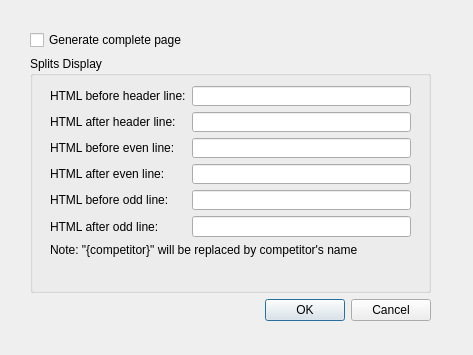
<?xml version="1.0" encoding="UTF-8"?>
<ui version="4.0">
 <class>HtmlOptionsDialog</class>
 <widget class="QDialog" name="HtmlOptionsDialog">
  <property name="geometry">
   <rect>
    <x>0</x>
    <y>0</y>
    <width>473</width>
    <height>355</height>
   </rect>
  </property>
  <property name="windowTitle">
   <string>HTML Options</string>
  </property>
  <widget class="QWidget" name="layoutWidget">
   <property name="geometry">
    <rect>
     <x>30</x>
     <y>30</y>
     <width>401</width>
     <height>291</height>
    </rect>
   </property>
   <layout class="QVBoxLayout" name="verticalLayout">
    <item>
     <widget class="QCheckBox" name="wholePageCheckBox">
      <property name="text">
       <string>Generate complete page</string>
      </property>
     </widget>
    </item>
    <item>
     <widget class="QGroupBox" name="groupBox">
      <property name="title">
       <string>Splits Display</string>
      </property>
      <widget class="QWidget" name="layoutWidget">
       <property name="geometry">
        <rect>
         <x>20</x>
         <y>30</y>
         <width>361</width>
         <height>171</height>
        </rect>
       </property>
       <layout class="QFormLayout" name="formLayout">
        <item row="0" column="0">
         <widget class="QLabel" name="label">
          <property name="text">
           <string>HTML before header line:</string>
          </property>
         </widget>
        </item>
        <item row="0" column="1">
         <widget class="QLineEdit" name="preSplitsHeaderLineEdit"/>
        </item>
        <item row="1" column="0">
         <widget class="QLabel" name="label_2">
          <property name="text">
           <string>HTML after header line:</string>
          </property>
         </widget>
        </item>
        <item row="1" column="1">
         <widget class="QLineEdit" name="postSplitsHeaderLineEdit"/>
        </item>
        <item row="2" column="0">
         <widget class="QLabel" name="label_3">
          <property name="text">
           <string>HTML before even line:</string>
          </property>
         </widget>
        </item>
        <item row="2" column="1">
         <widget class="QLineEdit" name="preSplitsEvenLineEdit"/>
        </item>
        <item row="3" column="0">
         <widget class="QLabel" name="label_4">
          <property name="text">
           <string>HTML after even line:</string>
          </property>
         </widget>
        </item>
        <item row="3" column="1">
         <widget class="QLineEdit" name="postSplitsEvenLineEdit"/>
        </item>
        <item row="4" column="0">
         <widget class="QLabel" name="label_5">
          <property name="text">
           <string>HTML before odd line:</string>
          </property>
         </widget>
        </item>
        <item row="4" column="1">
         <widget class="QLineEdit" name="preSplitsOddLineEdit"/>
        </item>
        <item row="5" column="0">
         <widget class="QLabel" name="label_6">
          <property name="text">
           <string>HTML after odd line:</string>
          </property>
         </widget>
        </item>
        <item row="5" column="1">
         <widget class="QLineEdit" name="postSplitsOddLineEdit"/>
        </item>
        <item row="6" column="0" colspan="2">
         <widget class="QLabel" name="label_7">
          <property name="text">
           <string>Note: &quot;{competitor}&quot; will be replaced by competitor's name</string>
          </property>
         </widget>
        </item>
       </layout>
      </widget>
     </widget>
    </item>
    <item>
     <widget class="QDialogButtonBox" name="buttonBox">
      <property name="orientation">
       <enum>Qt::Horizontal</enum>
      </property>
      <property name="standardButtons">
       <set>QDialogButtonBox::Cancel|QDialogButtonBox::Ok</set>
      </property>
     </widget>
    </item>
   </layout>
  </widget>
 </widget>
 <resources/>
 <connections>
  <connection>
   <sender>buttonBox</sender>
   <signal>accepted()</signal>
   <receiver>HtmlOptionsDialog</receiver>
   <slot>accept()</slot>
   <hints>
    <hint type="sourcelabel">
     <x>248</x>
     <y>254</y>
    </hint>
    <hint type="destinationlabel">
     <x>157</x>
     <y>274</y>
    </hint>
   </hints>
  </connection>
  <connection>
   <sender>buttonBox</sender>
   <signal>rejected()</signal>
   <receiver>HtmlOptionsDialog</receiver>
   <slot>reject()</slot>
   <hints>
    <hint type="sourcelabel">
     <x>316</x>
     <y>260</y>
    </hint>
    <hint type="destinationlabel">
     <x>286</x>
     <y>274</y>
    </hint>
   </hints>
  </connection>
 </connections>
</ui>
